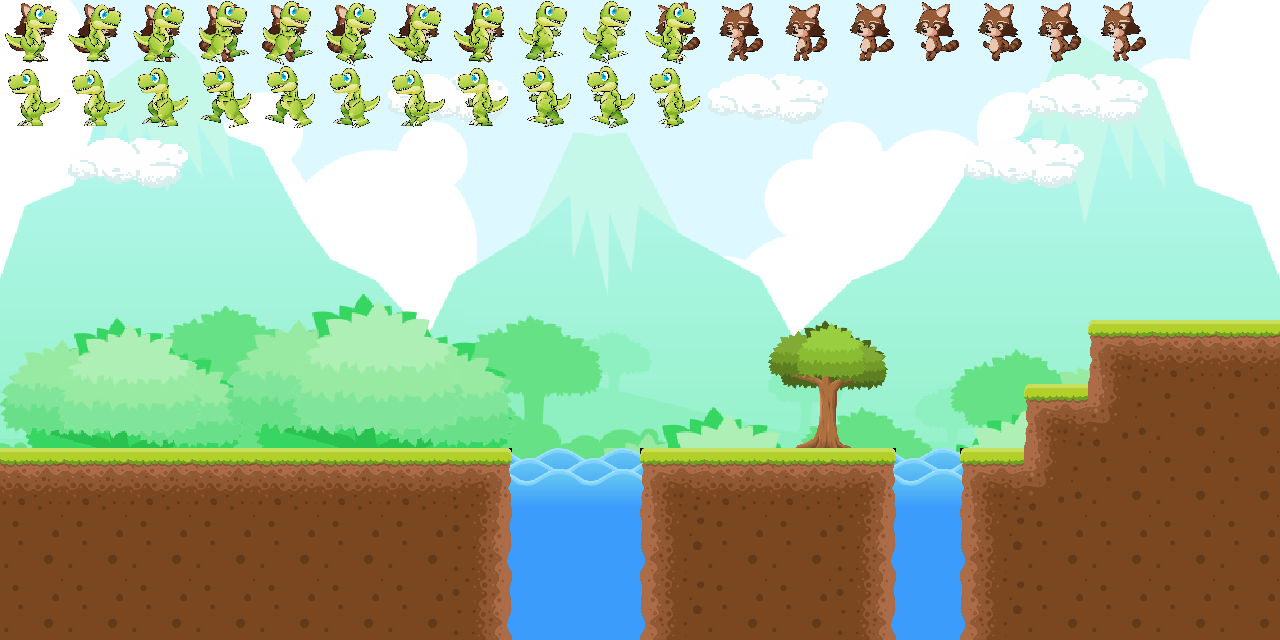

This game map was drawn from its Tiled (.tmx) file and the tilesets committed beside it. A one-line description and the full map source follow:
An orthogonal 20x10 tile map with 64x64 px tiles, 5 tile layers (pozadina, platforme, ukras, racoon, ...), 5 tilesets and 4 objects (projektil, kutija, box, gljiva).

<map version="1.5" tiledversion="1.7.2" orientation="orthogonal" renderorder="right-down" width="20" height="10" tilewidth="64" tileheight="64" infinite="0" nextlayerid="11" nextobjectid="21">
 <editorsettings>
  <export target="../../v10.js" format="js" />
 </editorsettings>
 <tileset firstgid="1" name="grass_dirt_water" tilewidth="64" tileheight="64" tilecount="48" columns="6" objectalignment="topleft">
  <image source="pics/grass_dirt_water.png" trans="ff00ff" width="384" height="512" />
 </tileset>
 <tileset firstgid="49" name="dino" tilewidth="64" tileheight="64" tilecount="22" columns="11" objectalignment="topleft">
  <image source="pics/dino.png" trans="ff00ff" width="704" height="128" />
 </tileset>
 <tileset firstgid="71" name="racoon" tilewidth="64" tileheight="64" tilecount="16" columns="8" objectalignment="topleft">
  <image source="pics/racoon.png" trans="ff00ff" width="512" height="128" />
 </tileset>
 <tileset firstgid="87" name="bg2" tilewidth="64" tileheight="64" tilecount="200" columns="20">
  <image source="pics/bg2.bmp" trans="ff00ff" width="1280" height="640" />
 </tileset>
 <tileset firstgid="287" name="spikeCoin" tilewidth="64" tileheight="64" tilecount="2" columns="2" objectalignment="topleft">
  <image source="pics/spikeCoin.png" trans="f7f7f7" width="128" height="64" />
 </tileset>
 <layer id="1" name="pozadina" width="20" height="10">
  <data encoding="csv">
87,88,89,90,91,92,93,94,95,96,97,98,99,100,101,102,103,104,105,106,
107,108,109,110,111,112,113,114,115,116,117,118,119,120,121,122,123,124,125,126,
127,128,129,130,131,132,133,134,135,136,137,138,139,140,141,142,143,144,145,146,
147,148,149,150,151,152,153,154,155,156,157,158,159,160,161,162,163,164,165,166,
167,168,169,170,171,172,173,174,175,176,177,178,179,180,181,182,183,184,185,186,
187,188,189,190,191,192,193,194,195,196,197,198,199,200,201,202,203,204,205,206,
207,208,209,210,211,212,213,214,215,216,217,218,219,220,221,222,223,224,225,226,
227,18,229,230,18,232,233,17,235,236,17,238,239,17,241,17,243,244,245,246,
247,18,249,250,18,252,253,18,255,256,18,258,259,18,261,18,263,264,265,266,
267,18,269,270,18,272,273,18,275,276,18,278,279,18,281,18,283,284,285,286
</data>
 </layer>
 <layer id="4" name="platforme" width="20" height="10">
  <data encoding="csv">
0,0,0,0,0,0,0,0,0,0,0,0,0,0,0,0,0,0,0,0,
0,0,0,0,0,0,0,0,0,0,0,0,0,0,0,0,0,0,0,0,
0,0,0,0,0,0,0,0,0,0,0,0,0,0,0,0,0,0,0,0,
0,0,0,0,0,0,0,0,0,0,0,0,0,0,0,0,0,0,0,0,
0,0,0,0,0,0,0,0,0,0,0,0,0,0,0,0,0,0,0,0,
0,0,0,0,0,0,0,0,0,0,0,0,0,0,0,0,0,1,2,2,
0,0,0,0,0,0,0,0,0,0,0,0,0,0,0,0,1,8,5,5,
2,2,2,2,2,2,2,3,0,0,1,2,2,3,0,1,8,5,5,5,
5,5,5,5,5,5,5,6,0,0,4,5,5,6,0,4,5,5,5,5,
5,5,5,5,5,5,5,6,0,0,4,5,5,6,0,4,5,5,5,5
</data>
 </layer>
 <objectgroup id="9" name="razno">
  <properties>
   <property name="class" value="items" />
  </properties>
  <object id="16" name="projektil" gid="29" x="68.2097" y="189.257" width="64" height="64" />
  <object id="17" name="kutija" gid="19" x="383.751" y="383.751" width="64" height="64" />
  <object id="18" name="box" gid="28" x="192" y="384" width="64" height="64" />
  <object id="19" name="gljiva" gid="21" x="58.3624" y="500.493" width="64" height="64" />
 </objectgroup>
 <layer id="6" name="ukras" width="20" height="10">
  <data encoding="csv">
0,0,0,0,0,0,0,0,0,0,0,0,0,0,0,0,0,0,0,0,
0,0,0,0,0,0,37,38,0,0,0,37,38,0,0,0,37,38,0,0,
0,37,38,0,0,0,0,0,0,0,0,0,0,0,0,37,38,0,0,0,
0,0,0,0,0,0,0,0,0,0,0,0,0,0,0,0,0,0,0,0,
0,0,0,0,0,0,0,0,0,0,0,0,0,0,0,0,0,0,0,0,
0,0,0,0,0,0,0,0,0,0,0,0,26,27,0,0,0,0,0,0,
0,0,0,0,0,0,0,0,0,0,0,0,32,33,0,0,0,0,0,0,
0,0,0,0,0,0,0,0,17,17,0,0,0,0,17,0,0,0,0,0,
0,0,0,0,0,0,0,0,18,18,0,0,0,0,18,0,0,0,0,0,
0,0,0,0,0,0,0,0,18,18,0,0,0,0,18,0,0,0,0,0
</data>
 </layer>
 <layer id="7" name="racoon" width="20" height="10">
  <properties>
   <property name="class" value="racoon" />
  </properties>
  <data encoding="csv">
71,72,73,74,75,76,77,78,0,0,79,80,81,82,83,84,85,86,0,0,
0,0,0,0,0,0,0,0,0,0,0,0,0,0,0,0,0,0,0,0,
0,0,0,0,0,0,0,0,0,0,0,0,0,0,0,0,0,0,0,0,
0,0,0,0,0,0,0,0,0,0,0,0,0,0,0,0,0,0,0,0,
0,0,0,0,0,0,0,0,0,0,0,0,0,0,0,0,0,0,0,0,
0,0,0,0,0,0,0,0,0,0,0,0,0,0,0,0,0,0,0,0,
0,0,0,0,0,0,0,0,0,0,0,0,0,0,0,0,0,0,0,0,
0,0,0,0,0,0,0,0,0,0,0,0,0,0,0,0,0,0,0,0,
0,0,0,0,0,0,0,0,0,0,0,0,0,0,0,0,0,0,0,0,
0,0,0,0,0,0,0,0,0,0,0,0,0,0,0,0,0,0,0,0
</data>
 </layer>
 <layer id="8" name="dino" width="20" height="10">
  <properties>
   <property name="class" value="dinosaur" />
  </properties>
  <data encoding="csv">
49,50,51,52,53,54,55,56,57,58,59,0,0,0,0,0,0,0,0,0,
60,61,62,63,64,65,66,67,68,69,70,0,0,0,0,0,0,0,0,0,
0,0,0,0,0,0,0,0,0,0,0,0,0,0,0,0,0,0,0,0,
0,0,0,0,0,0,0,0,0,0,0,0,0,0,0,0,0,0,0,0,
0,0,0,0,0,0,0,0,0,0,0,0,0,0,0,0,0,0,0,0,
0,0,0,0,0,0,0,0,0,0,0,0,0,0,0,0,0,0,0,0,
0,0,0,0,0,0,0,0,0,0,0,0,0,0,0,0,0,0,0,0,
0,0,0,0,0,0,0,0,0,0,0,0,0,0,0,0,0,0,0,0,
0,0,0,0,0,0,0,0,0,0,0,0,0,0,0,0,0,0,0,0,
0,0,0,0,0,0,0,0,0,0,0,0,0,0,0,0,0,0,0,0
</data>
 </layer>
</map>
